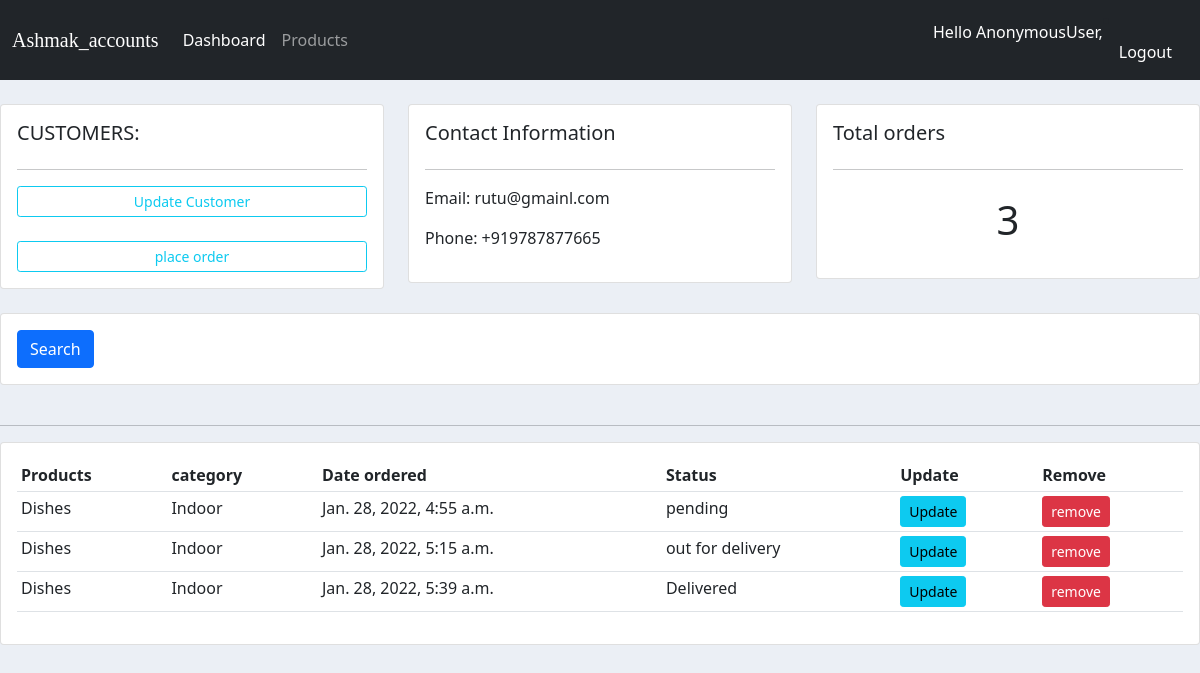
Page /customers2 on the committed database.
### accounts/models.py (models this page shows, shortened)
class Customer(models.Model):
    name=models.CharField(max_length=200,null=True)
    phone=models.CharField(max_length=200,null=True)
    email=models.CharField(max_length=200,null=True)
    date_created=models.DateTimeField(auto_now_add=True,null=True)

class Order(models.Model):
    Customer = models.ForeignKey(Customer, null=True, on_delete=models.SET_NULL)
    product=models.ForeignKey(product,null=True,on_delete=models.SET_NULL)
    status=(
        ('pending','pending'),
        ('out for delivery','out for delivery'),
        ('Delivered','Delivered')
    )
    date_created=models.DateTimeField(auto_now_add=True,null=True)
    status=models.CharField(max_length=200,null=True,choices=status)

class product(models.Model):
    Category=(
        ('Indoor','Indoor'),
        ('Outdoor','Outdoor')
    )
    name=models.CharField(max_length=200,null=True)
    Price=models.FloatField(null=True)
    Category=models.CharField(max_length=200,null=True,choices=Category)
    Discription=models.CharField(max_length=200,null=True,blank=True)
    date_created=models.DateTimeField(auto_now_add=True,null=True)
    Tag=models.ManyToManyField(Tag)
    img=models.ImageField(null=True,blank=True)
    def __str__(self):
        return self.name

### accounts/views.py (the view)
# urls.py: path('customers<str:pk>',views.customer ,name="customers"),
def customer(request,pk):
    customer=Customer.objects.get(id=pk)
    orders=customer.order_set.all()
    total_orders=orders.count()
    context={'customer':customer,'orders':orders,'total_orders':total_orders,}
    return render(request,'accounts/customer.html',context)

### accounts/templates/accounts/customer.html (shortened to what this page needs)
{% extends 'accounts/main.html' %}
{% block body %}
<br>
  <div class="row">
    <div class="col-md">
        <div class="card card-body">
        <h5>CUSTOMERS:</h5>
        <hr>
        <a class="btn btn-outline-info btn-sm btn-block" href="{% url 'update_customer' customer.id %}"> Update Customer
            </a>
            <br>
                <a class="btn btn-outline-info btn-sm btn-block" href="{% url 'create_order' customer.id %}"> place order
            </a>
        </div>
    </div>
  <div class="col-md">
      <div class="card card-body">
          <h5>Contact Information</h5>
        <hr>
        <p> Email:  {{customer.email}}</p>
        <p> Phone:  {{customer.phone}}</p>
      </div>
  </div>
  <div class="col-md">
      <div class="card card-body">
          <h5 >Total orders</h5>
        <hr>
          <h1 style="text-align:center ;padding:10px">{{total_orders}}</h1>
      </div>
  </div>
</div>
<br>
<div class="row">
    <div class="col">
        <div class="card card-body">
            <form method="get">
                <button class="btn btn-primary" type="submit">Search</button>
            </form>
        </div>
    </div>
</div>
<br>
  <div class="row">
    <div class="col-md">
        <hr>
        <div class="card card-body">
            <table class="table table-sm">
                <tr>
                    <th>Products</th>
                    <th>category</th>
                    <th>Date ordered</th>
                    <th>Status</th>
                    <th>Update</th>
                    <th>Remove</th>
                </tr>
                {% for order in orders%}
                <tr>
                    <td>{{order.product}}</td>
                    <td>{{order.product.Category}}</td>
                    <td>{{order.date_created}}</td>
                    <td>{{order.status}}</td>
                    <td><a class= "btn btn-sm btn-info"  href="{% url 'update_order' order.id %}">Update</a> </td>
                    <td><a class= "btn btn-sm btn-danger"  href="{% url 'delete_order' order.id %}">remove</a> </td>
                </tr>
                {% endfor %}
            </table>
        </div>
    </div>
  </div>
{% endblock body %}

### accounts/static/css/main.css (style rules this page uses)
body { background-color: #ebeff5; }

### accounts/templates/accounts/main.html (style rules this page uses)
body { background-color: #ebeff5; }

### rows in the picture
Customer: email "rutu@gmainl.com", phone "+919787877665"
Order: product "Dishes", product.Category "Indoor", date_created "Jan. 28, 2022, 4:55 a.m.", status "pending"
Order: product "Dishes", product.Category "Indoor", date_created "Jan. 28, 2022, 5:15 a.m.", status "out for delivery"
Order: product "Dishes", product.Category "Indoor", date_created "Jan. 28, 2022, 5:39 a.m.", status "Delivered"

### other values in the picture
{{ user }} "AnonymousUser"
{{ total_orders }} "3"
